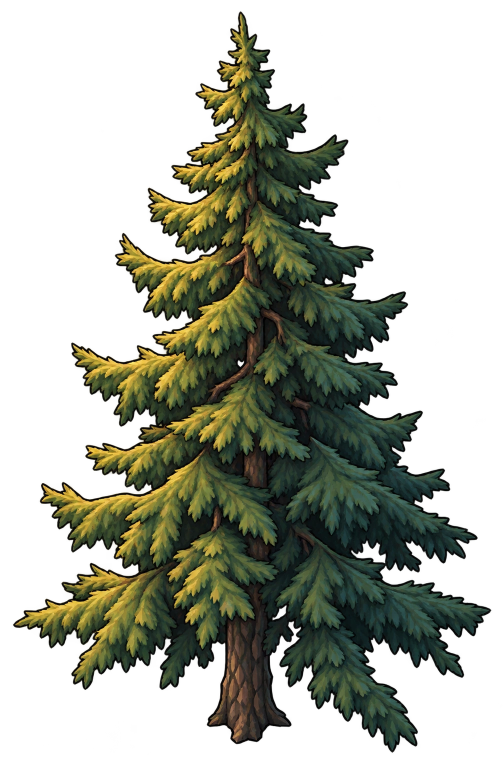
#> input picture art/production/source/tree-spruce-v1.webp, 1007 x 1562 px (shown at 1/2 size)
$ python prepare-tree-kit.py
#> lines starting #> are read from the running program, lines starting #| are printed output that depends on the picture
#!/usr/bin/env python3
"""Export illustrated trees at three art pixels per world pixel."""
import json
from pathlib import Path
from PIL import Image

ROOT=Path(__file__).resolve().parent.parent
KIT=[
 ('conifer_0','tree-spruce-v1.webp',174,270),
 ('conifer_1','tree-wind-pine-v1.webp',184,247),
 ('conifer_2','tree-fir-v1.webp',153,276),
 ('broadleaf','tree-ash-v1.webp',184,223),
]
entries={}
review=Image.new('RGB',(820,350),'#718b77')
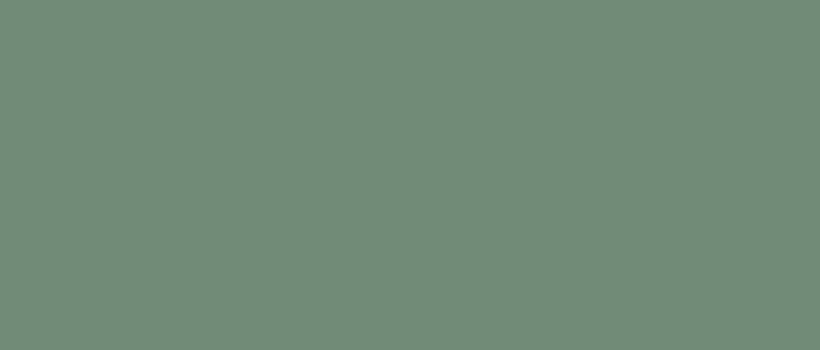
#> review: PIL image 820x350 RGB; mean R, G, B 113, 139, 119
for index,(key,filename,width,height) in enumerate(KIT):
    source=ROOT/'art/production/source'/filename
    image=Image.open(source).convert('RGBA')
#> image is the input picture: PIL image 1007x1562 RGBA; mean R, G, B, A 26.9, 29.5, 17.5, 102.2
    bbox=image.getchannel('A').point(lambda v:255 if v>60 else 0).getbbox()
#> bbox = (26, 23, 983, 1506)
    assert bbox and bbox[0]>0 and bbox[2]<image.width
    image=image.crop(bbox).resize((width,height),Image.Resampling.LANCZOS)
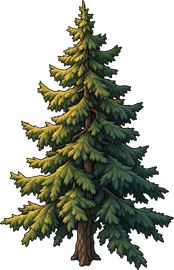
#> image: PIL image 174x270 RGBA; mean R, G, B, A 28.7, 31.7, 18.5, 113.4; transparent parts drawn white
    alpha=image.getchannel('A').point(lambda a:0 if a<=20 else 255 if a>=224 else a)
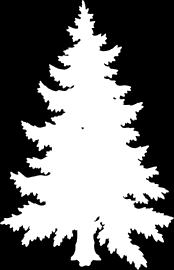
#> alpha: PIL image 174x270 L; min 0, max 255, mean 114.6
    image.putalpha(alpha)
    canvas=Image.new('RGBA',(192,288),(0,0,0,0))
#> canvas: PIL image 192x288 RGBA; every value is 0
    canvas.alpha_composite(image,((192-width)//2,284-height))
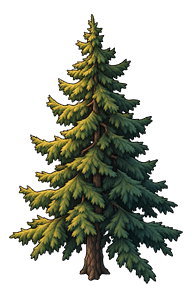
#> canvas: PIL image 192x288 RGBA; mean R, G, B, A 24, 26.5, 15.5, 97.4; transparent parts drawn white
    path=ROOT/'assets/trees'/f'{key}.png';path.parent.mkdir(exist_ok=True)
    canvas.save(path,optimize=True)
    entries[key]={'file':str(path.relative_to(ROOT)),'size':[192,288],
                  'pivot':[96,284],'density':3,'status':'provisional',
                  'source':str(source.relative_to(ROOT))}
    thumb=canvas.resize((160,240),Image.Resampling.LANCZOS)
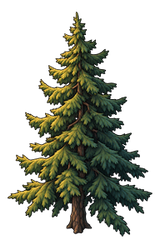
#> thumb: PIL image 160x240 RGBA; mean R, G, B, A 24.7, 27.3, 15.9, 97.4; transparent parts drawn white
    review.paste(thumb,(20+index*200,20),thumb)
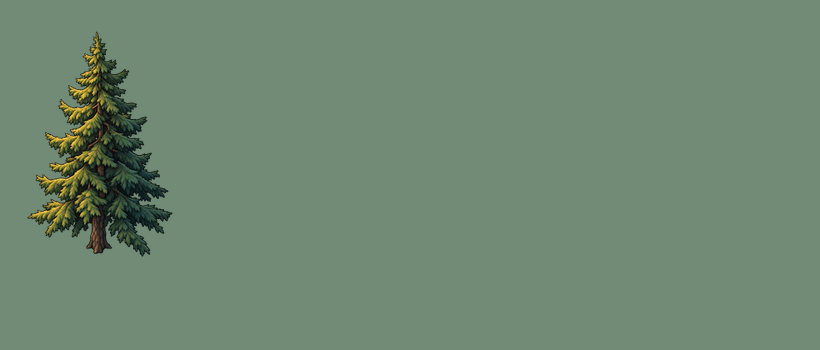
#> review: PIL image 820x350 RGB; mean R, G, B 110.4, 135.4, 115
    from PIL import ImageDraw
    ImageDraw.Draw(review).text((20+index*200,278),key,fill='#fff8d5')
#> pass 2 of the loop `for index,(key,filename,width,height) in enumerate(KIT):`:
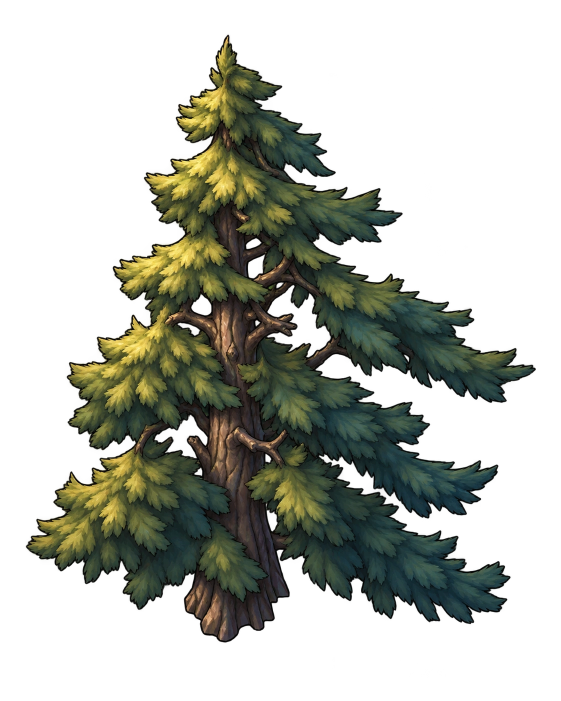
#> input picture art/production/source/tree-wind-pine-v1.webp, 1122 x 1402 px (shown at 1/2 size)
#> image is the input picture: PIL image 1122x1402 RGBA; mean R, G, B, A 25, 27.5, 18.7, 93.3
#> bbox = (52, 69, 1072, 1285)
#> alpha: PIL image 184x247 L
#> `thumb=canvas.resize((160,240),Image.Resampling.LANCZOS)`:
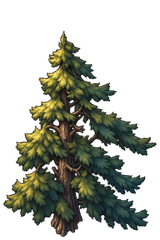
#> thumb: PIL image 160x240 RGBA; mean R, G, B, A 25.4, 28, 18.9, 98.3; transparent parts drawn white
#> `review.paste(thumb,(20+index*200,20),thumb)`:
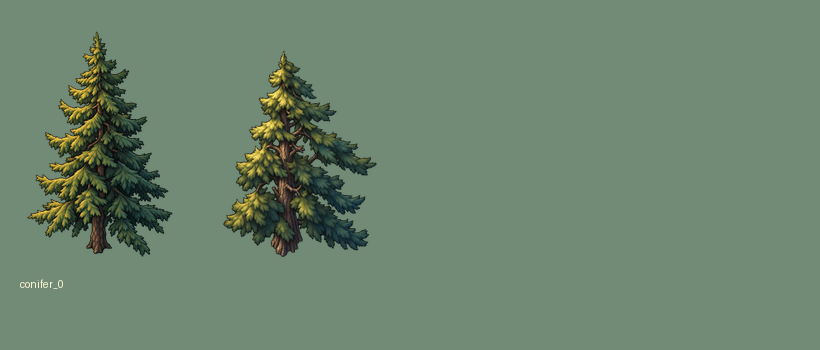
#> review: PIL image 820x350 RGB; mean R, G, B 107.9, 131.9, 111.3
#> pass 3 of the loop `for index,(key,filename,width,height) in enumerate(KIT):`:
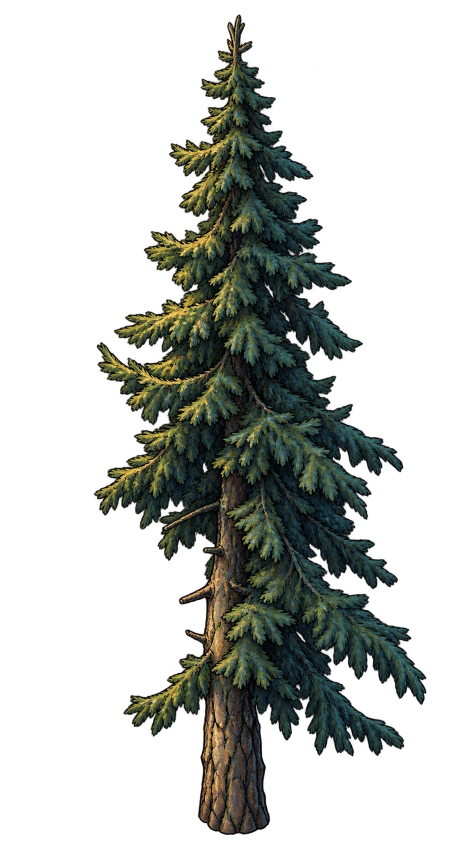
#> input picture art/production/source/tree-fir-v1.webp, 921 x 1708 px (shown at 1/2 size)
#> image is the input picture: PIL image 921x1708 RGBA; mean R, G, B, A 15.8, 18.5, 14.2, 76.4
#> bbox = (187, 29, 853, 1670)
#> alpha: PIL image 153x276 L
#> `thumb=canvas.resize((160,240),Image.Resampling.LANCZOS)`:
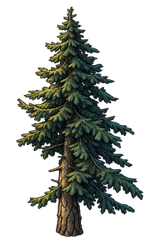
#> thumb: PIL image 160x240 RGBA; mean R, G, B, A 16.9, 19.9, 15.2, 85.1; transparent parts drawn white
#> `review.paste(thumb,(20+index*200,20),thumb)`:
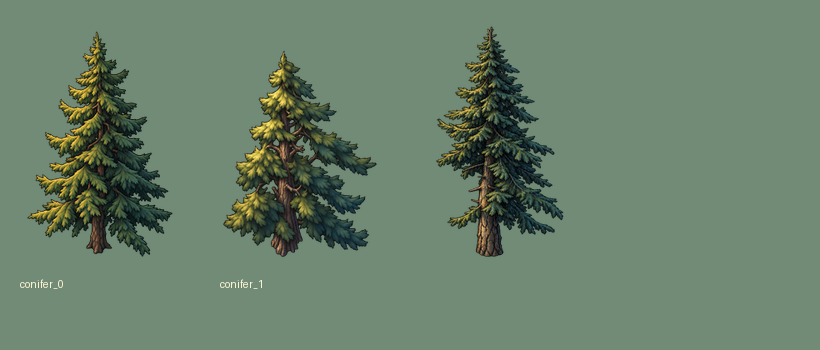
#> review: PIL image 820x350 RGB; mean R, G, B 105.1, 128.3, 108
#> the loop made 4 passes; the first 3 are shown
(ROOT/'art/production/tree-kit-v1.json').write_text(json.dumps({'version':1,'density':3,'assets':entries},indent=2)+'\n')
review.save(ROOT/'art/review/tree-kit-v1-game-scale.png')
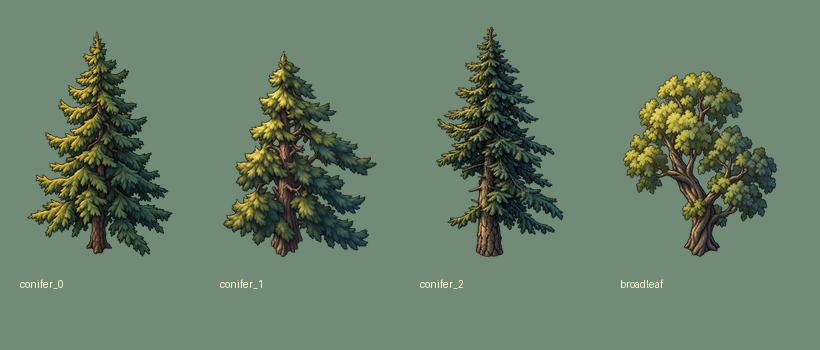
#> saved as tree-kit-v1-game-scale.png: PIL image 820x350 RGB; mean R, G, B 103.9, 125.8, 104.7
print(json.dumps(entries,indent=2))
